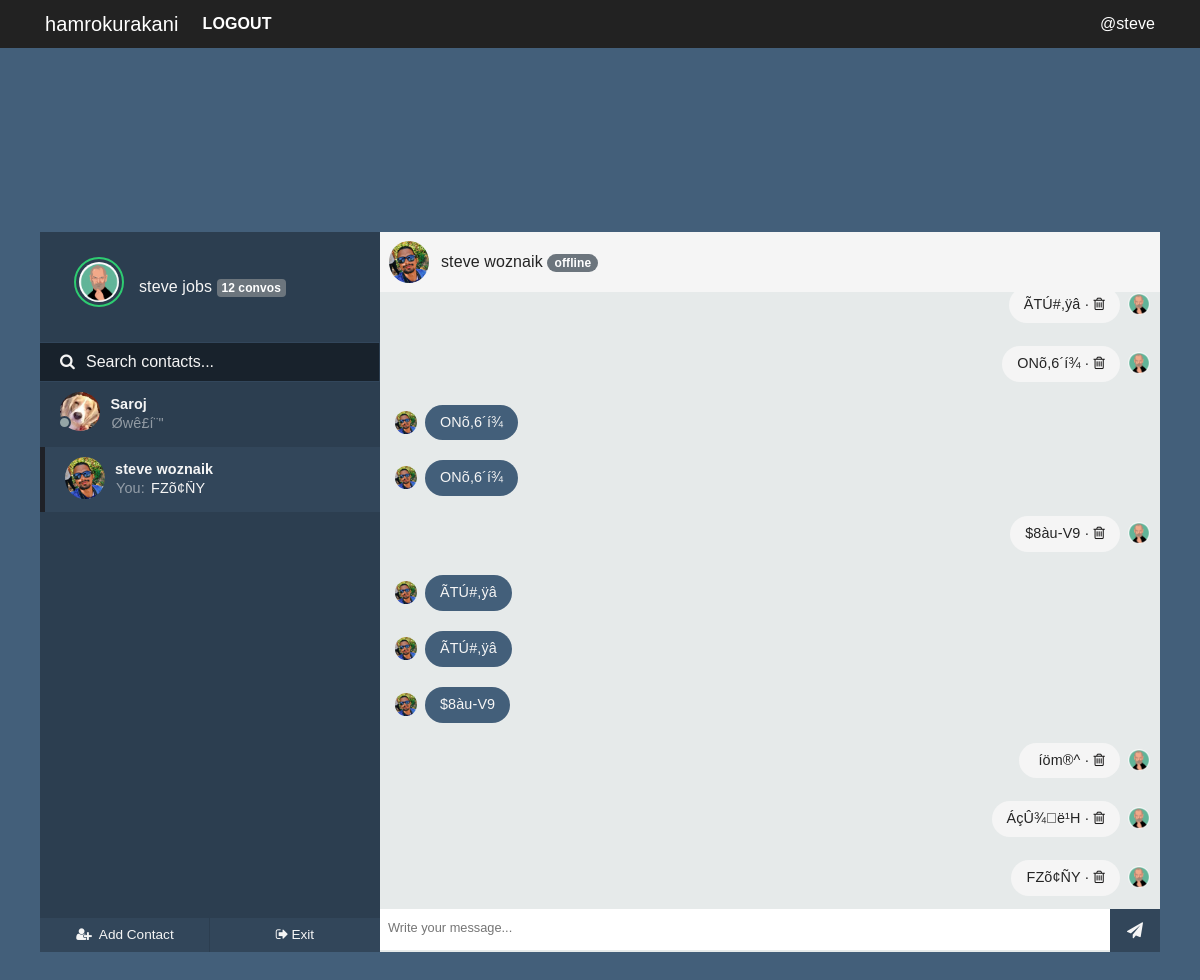
The page /chatwith/wozn (signed in) on the database its author committed.
### hamrokurakani/models.py (models this page shows, shortened)
class User(UserMixin, db.Model):
    id = db.Column(db.Integer, primary_key=True)
    fullname = db.Column(db.String(20), unique=True, nullable=False)
    username = db.Column(db.String(15), unique=True, nullable=False)
    email = db.Column(db.String(120), unique=True, nullable=False)
    password = db.Column(db.String(60), nullable=False)
    image_file = db.Column(db.String(20), nullable=False, default='default.jpg')
    joined = db.Column(db.DateTime, nullable=False, default=datetime.now)
    messages_sent = db.relationship('Message', foreign_keys='Message.sender_id', backref='author', lazy='dynamic')
    messages_received = db.relationship('Message', foreign_keys='Message.recipient_id', backref='recipient', lazy='dynamic')
    last_seen = db.Column(db.DateTime, default=datetime.now)
    last_message_read_time = db.Column(db.DateTime, default=datetime.now)

class Message(db.Model):
    id = db.Column(db.Integer, primary_key=True)
    message = db.Column(db.String(140), index=True)
    sender_id = db.Column(db.Integer, db.ForeignKey('user.id'))
    recipient_id = db.Column(db.Integer, db.ForeignKey('user.id'))
    timestamp = db.Column(db.DateTime, index=True, default=datetime.now)
    is_seen = db.Column(db.Boolean, default=False)

### hamrokurakani/chat/routes.py (the view)
@chyat.route('/chatwith/<string:user>')
@login_required
def chatwith(user):
    getuser = User.query.filter_by(username=user).first_or_404()
    messages = []
    session['receiver_id'] = getuser.id
    session['room'] = int(getuser.id) * int(current_user.id)
    my_messages = Message.query.filter_by(recipient_id=current_user.id)
    messengers = [message.author.id for message in my_messages]
    senders = [User.query.get(sender) for sender in set(messengers)]
    msgs_received = list(Message.query.filter_by(
        recipient_id=current_user.id, sender_id=getuser.id).all())
    msgs_sent = list(Message.query.filter_by(
        recipient_id=getuser.id, sender_id=current_user.id).all())
    messages = msgs_received + msgs_sent
    messages.sort(key=lambda order_by: order_by.timestamp)
    current_user.last_message_read_time = datetime.now()
    for message in msgs_received:
        message.is_seen = True
    db.session.commit()
    return render_template('chat/chatter.html', getuser=getuser, senders=senders, messages=messages)

### hamrokurakani/admin/routes.py (called while the page is built)
@login_manager.user_loader
def load_user(user_id):
    return User.query.get(user_id)

### hamrokurakani/core/filters.py (called while the page is built)
@core.app_template_filter('isactive')
def is_active(lastmessagereadtime):
    currenttime = datetime.now()
    lastread = lastmessagereadtime
    diff = abs(currenttime-lastread)
    second_diff = diff.seconds
    day_diff = diff.days
    if day_diff <= 0 and second_diff < 60:
        message = "active now"
        return message
    elif day_diff <= 0 and second_diff < 3600:
        m = int(second_diff / 60)
        if m == 1:
            message = "active 1m ago"
            return message
        elif m <= 10:
            message = "active " + str(m) + "m ago"
            return message
        else:
            message = "offline"
            return message
    else:
        message = "offline"
        return message

@core.app_template_filter('lastmessage')
def last_message(sender):
    msg_received = Message.query.filter_by(
        recipient_id=current_user.id, sender_id=sender.id).order_by(Message.timestamp.desc()).first()
    msg_sent = Message.query.filter_by(
        sender_id=current_user.id, recipient_id=sender.id).order_by(Message.timestamp.desc()).first()
    if msg_received and not msg_sent:
        return msg_received.message
    elif msg_sent and not msg_received:
        return msg_sent.message
    elif msg_received.timestamp > msg_sent.timestamp:
        return msg_received.message
    elif msg_sent.timestamp > msg_received.timestamp:
        return msg_sent.message

@core.app_template_filter('lastmessageauthor')
def last_message_author(sender):
    msg_received = Message.query.filter_by(
        recipient_id=current_user.id, sender_id=sender.id).order_by(Message.timestamp.desc()).first()
    msg_sent = Message.query.filter_by(
        sender_id=current_user.id, recipient_id=sender.id).order_by(Message.timestamp.desc()).first()
    if msg_received and not msg_sent:
        return msg_received.author
    elif msg_sent and not msg_received:
        return msg_sent.author
    elif msg_received.timestamp > msg_sent.timestamp:
        return msg_received.author
    elif msg_sent.timestamp > msg_received.timestamp:
        return msg_sent.author

### hamrokurakani/templates/chat/chatter.html (shortened to what this page needs)
{% extends "chat/nav.html" %}
{% block content %}
<div id="frame">
    <div id="sidepanel">
        <div id="profile">
            <div class="wrap">
                <img id="profile-img" src="{{ url_for('static', filename='profilepics/' + current_user.image_file) }}"
                    class="online" />
                <p>{{ current_user.fullname }} <span><small class="badge badge-secondary">
                            <b> {{ getuser | countmessages }} </b></small></span> </p>
            </div>
        </div>
        <div id="search">
            <label for=""><i class="fa fa-search" aria-hidden="true"></i></label>
            <input type="text" placeholder="Search contacts..." />
        </div>
        <div id="contacts">
            <ul>
                {% for sender in senders %}
                {% if sender != current_user %}
                {% if sender == getuser %}
                <li class="contact active">
                    {% else %}
                <li class="contact">
                    {% endif %}
                    <a class="noblue" href="{{ url_for('chat.chatwith', user=sender.username) }}">
                        <div class="wrap">
                            {% if sender != getuser and sender.last_message_read_time | isactive == 'offline' %}
                            <span class="contact-status"></span>
                            {% elif sender != getuser and sender.last_message_read_time | isactive != 'offline' %}
                            <span class="contact-status online"></span>
                            {% endif %}
                            <img src="{{ url_for('static', filename='profilepics/' + sender.image_file) }}" />
                            <div class="meta">
                                <p class="name">{{ sender.fullname }}</p>
                                {% if sender | lastmessageauthor == current_user %}
                                <p class="preview"><span>You: </span> {{ sender | lastmessage }}</p>
                                {% else %}
                                <p class="preview"><span>{{ sender | lastmessage }} </span></p>
                                {% endif %}
                            </div>
                        </div>
                    </a>
                </li>
                {% endif %}
                {% endfor %}
            </ul>
        </div>
        <div id="bottom-bar">
            <button id="addcontact">
                <ul>
                    <li>
                        <a href="#PeopleToMessage" data-toggle="modal" data-target="#PeopleToMessage" class="noblue">
                            <i class="fa fa-user-plus fa-fw" aria-hidden="true"></i> <span>Add Contact</span></a></li>
                </ul>
            </button>
            <button id="settings">
                <ul>
                    <li class="disconnect"><a href="{{ url_for('chat.home') }}" class="noblue">
                            <i class="fa fa-sign-out" aria-hidden="true"></i><span>Exit</span></a></li>
                </ul>
            </button>
        </div>
    </div>
    <div class="content">
        <div class="contact-profile">
            <img src="{{ url_for('static', filename='profilepics/' + getuser.image_file) }}" />
            <p>{{getuser.fullname}}
                {% if getuser.last_message_read_time | isactive == 'offline' %}
                <small class="badge badge-pill badge-secondary"><b> {{ getuser.last_message_read_time | isactive }}
                    </b></small></p>
            {% else %}
            <small class="badge badge-pill badge-success"><b> {{ getuser.last_message_read_time | isactive }}
                </b></small></p>
            {% endif %}
        </div>
        <div class="messages">
            <ul>
                {% for msg in messages %}
                {% set deletemessage = url_for('chat.deletemessage', id=msg.id, user=getuser.username) %}
                {% if msg.author == current_user %}
                <li class="replies">
                    {% else %}
                <li class="sent">
                    {% endif %}
                    <img src="{{ url_for('static', filename='profilepics/' + msg.author.image_file) }}" />
                    {% if msg.author == current_user %}
                    <p title="{{msg.timestamp | humanify }} ago">
                        {{ msg.message }} · <a class="fixblue" href="{{ deletemessage }}">
                            <i class="fa fa-trash-o"></i></a></p>
                    {% else %}
                    <p title="{{msg.timestamp | humanify }} ago">{{ msg.message }}</p>
                    {% endif %}
                </li>
                {% endfor %}
            </ul>
        </div>
        <div class="message-input">
            <div class="wrap">
                <input type="text" id="message" placeholder="Write your message..." />
                <button id="sendmessage"><i class="fa fa-paper-plane" aria-hidden="true"></i></button>
            </div>
        </div>
    </div>
</div>
{% endblock content %}

### hamrokurakani/templates/chat/nav.html (shortened to what this page needs)
<!DOCTYPE html>
<html>
<head>
    <link rel="stylesheet" type="text/css" href="{{ url_for('static', filename='css/' + 'bootstrap.min.css') }}">
    <link rel="stylesheet" type="text/css" href="{{ url_for('static', filename='css/' + 'better-nav.min.css') }}">
    <link rel="stylesheet" type="text/css" href="{{ url_for('static', filename='css/' + 'font-awesome.min.css') }}">
    <link rel="stylesheet" type="text/css" href="{{ url_for('static', filename='css/' + 'sourcesanspro.css') }}">
    <link rel="stylesheet" type="text/css" href="{{ url_for('static', filename= 'css/' + 'chat.css') }}">
    <link rel="stylesheet" type="text/css" href="{{ url_for('static', filename= 'css/' + 'main.css') }}">
    <link rel="stylesheet" type="text/css" href="{{ url_for('static', filename='css/' + 'reset.min.css') }}">
</head>
  <header class="site-header">
    <nav class="navbar navbar-expand-md navbar-dark bg-steel fixed-top">
      <div class="container">
        <a class="navbar-brand" href="{{ url_for('chat.chats') }}">hamrokurakani</a>
        <div class="collapse navbar-collapse" id="navbarToggle">
          {% if current_user.is_authenticated %}
          <div class="navbar-nav mr-auto">
             <a class="nav-item nav-link text-white font-weight-bold text-uppercase"
            href="{{ url_for('users.logout') }}">Logout</a>
          </div>
          <div class="navbar-nav ml-auto">
            <span class="text-white">
              @{{ current_user.username }}
            </span>
          </div>
          {% else %}
          <a class="nav-item nav-link text-white font-weight-bold text-uppercase"
            href="{{ url_for('users.login') }}">Login</a>
          <a class="nav-item nav-link text-white font-weight-bold text-uppercase"
            href="{{ url_for('users.register') }}">Register</a>
          {% endif %}
        </div>
      </div>
    </nav>
  </header>
<body>
    {% block content %}
    {% endblock %}
</body>
</html>

### hamrokurakani/static/css/main.css (style rules this page uses)
body { background: #e6ecf0; color: #242424; margin-top: 5rem; scroll-behavior: smooth; display: flex; justify-content: center; font-family:"Source Sans Pro", "proxima-nova","Roboto Condensed", sans-serif; font-size: 1em; min-height: 100vh; text-rendering: optimizeLegibility; -webkit-font-smoothing: antialiased; text-shadow: 1px 1px 1px rgba(0, 0, 0, 0.004); }
.bg-steel { background-color: #222222; }
.site-header .navbar-nav .nav-link { color: #cbd5db; }
html,body { height: 100%; }
.container { height: 100%; align-content: center; }

### rows shown on the page
User: username "steve", image_file (picture), fullname "steve jobs"
User: image_file (placeholder picture), fullname "Saroj", message "Øwê£í¨\""
User: image_file (placeholder picture), fullname "steve woznaik", message "F\u0017Zõ¢ÑY", last_message_read_time|isactive "offline"
Message: image_file (picture), message "ÃTÚ#,ÿâ"
Message: image_file (picture), message "ONõ,6´í¾"
Message: image_file (placeholder picture), message "ONõ,6´í¾"
Message: image_file (placeholder picture), message "ONõ,6´í¾"
Message: image_file (picture), message "$8àu- V9"
Message: image_file (placeholder picture), message "ÃTÚ#,ÿâ"
Message: image_file (placeholder picture), message "ÃTÚ#,ÿâ"
Message: image_file (placeholder picture), message "$8àu- V9"
Message: image_file (picture), message " íöm®^\u0014"
Message: image_file (picture), message "ÁçÛ¾ ë¹H"
Message: image_file (picture), message "F\u0017Zõ¢ÑY"

### other values the page prints
{{ getuser | countmessages }} "12 convos"
